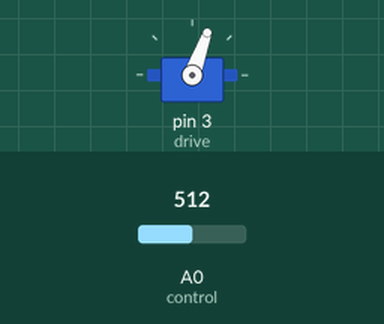
This sketch was run on a simulated Arduino Uno, built with avr-gcc and run on an emulated ATmega328P. On the bench: servo. The inputs (shaded band) are chosen by the test bench; at power-on: A0 (control) = 512.

Above: at 1.2 s.
1.3 s: A0 (control) set to 610
At 2.2 s:
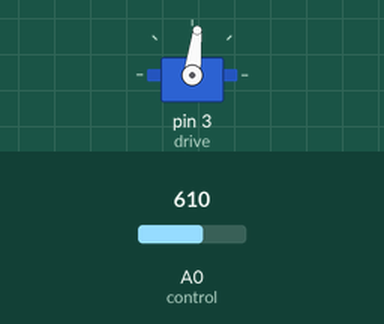
2.8 s: A0 (control) set to 900
At 3.9 s:
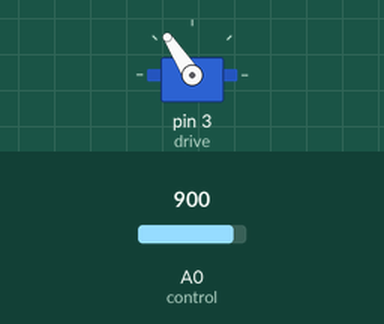
4.3 s: A0 (control) set to 1023
At 5.4 s:
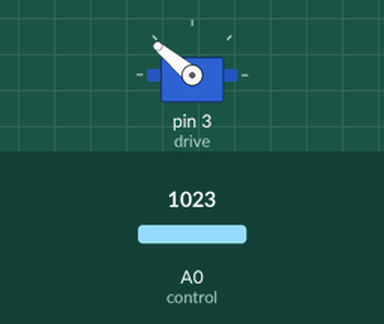
5.8 s: A0 (control) set to 306
At 7.0 s:
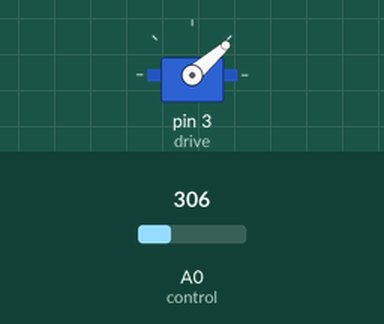
7.3 s: A0 (control) set to 122
At 8.5 s:
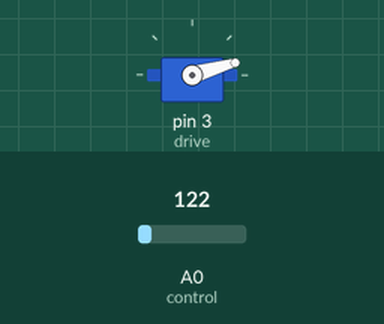
8.8 s: A0 (control) set to 510
At 10.2 s:
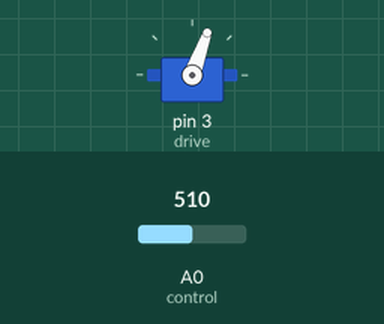
Timing chart, 0 to 11.3 s (numbered marks = the images above; inputs shaded):
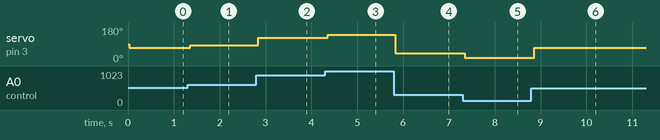

Measured:
- after the input at 1.3 s, servo on pin 3 (drive): 70° → 83° after 0.06 s
- after the input at 2.8 s, servo on pin 3 (drive): 83° → 123° at once
- after the input at 4.3 s, servo on pin 3 (drive): 123° → 140° after 0.05 s
- after the input at 5.8 s, servo on pin 3 (drive): 140° → 41° at once
- after the input at 7.3 s, servo on pin 3 (drive): 41° → 16° after 0.05 s
- after the input at 8.8 s, servo on pin 3 (drive): 16° → 70° after 0.06 s

The sketch:

servo_motor.ino
```cpp
/****************************************
* This code works on Arduino UNO.       *
* Drives a Servo motor.                 *
*****************************************/

//import libraries
/**********************
*Import Servo library *
*and create object    *
***********************/
#include <Servo.h>
Servo steering;
//constant and variables
/*****************************************************
*"control" is the Pin connected to the potentiometer *
*"drive" is the Pin connected to the servo           *
*"leftRight" is the variable that will stores        *
*the values from the potentiometer                   *
******************************************************/
const int control = A0;
const int drive = 3;
int leftRight;

//setup
/*******************************************
* On "setup" we attach the servo on        *
* Pin "drive" to read the signal from the  *
* potentiometer.                            *
********************************************/

  void setup(){
    steering.attach(drive);
  }

//loop
/*************************************************
* In the "loop" we use an if-else statement      *
* to steer our servo motor right and left.       *
* "Map" function helps to adjust the analog      *
* output into 0-140 degrees for the servo angle. *
**************************************************/
  void loop(){
    leftRight = analogRead(control);
    delay(30);
    if(500 <= leftRight && leftRight <= 600){
      leftRight = 70;
      steering.write(leftRight);
    }else{
      leftRight = map(leftRight, 0,1023, 0,140);
      steering.write(leftRight);
    }
  }
```
